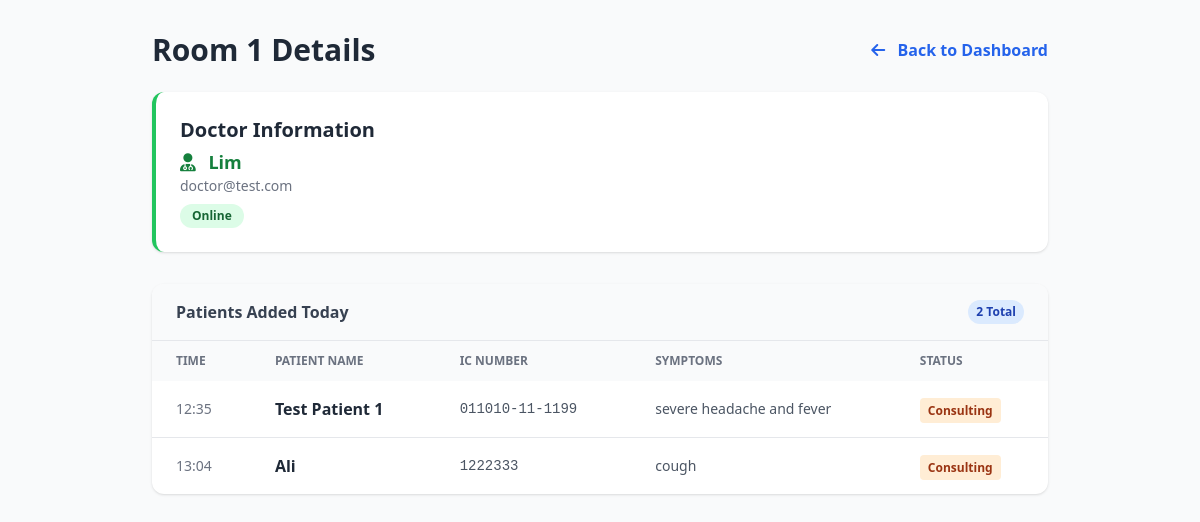
The app's page /nurse/room/1 (signed in), older data.
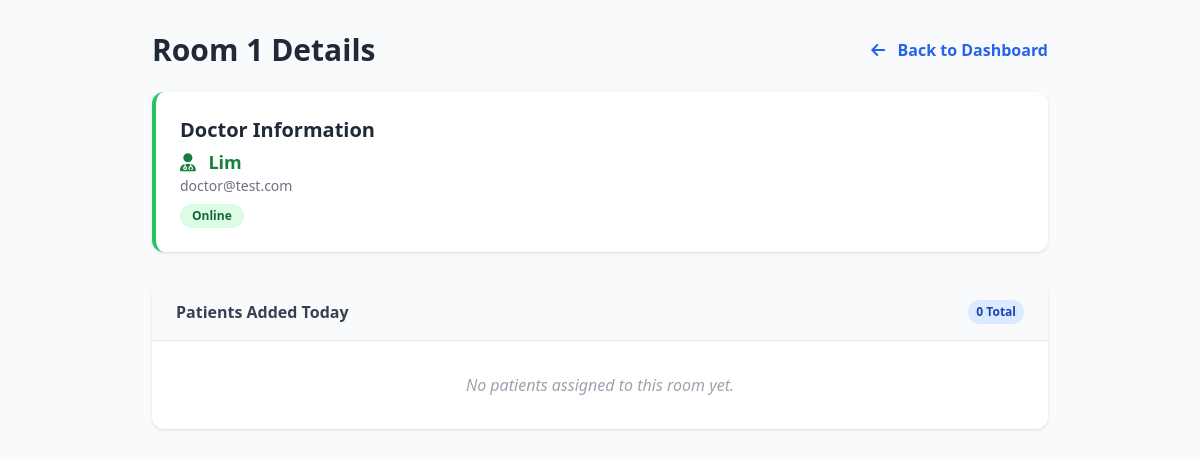
The same page, newer data.
### app.py (models this page shows)
class User(db.Model):
    id = db.Column(db.Integer, primary_key=True)
    name = db.Column(db.String(100), nullable=False)
    email = db.Column(db.String(120), unique=True, nullable=False)
    password_hash = db.Column(db.String(200), nullable=False)
    role = db.Column(db.String(20), nullable=False)
    status = db.Column(db.String(20), default="away")
    room = db.Column(db.String(10), nullable=True)

class Visit(db.Model):
    id = db.Column(db.Integer, primary_key=True)
    patient_id = db.Column(db.Integer, db.ForeignKey("patient.id"), nullable=False)
    doctor_id = db.Column(db.Integer, db.ForeignKey("user.id"), nullable=True)
    assigned_doctor = db.relationship("User", foreign_keys=[doctor_id])
    timestamp = db.Column(db.DateTime, default=datetime.now)
    symptoms = db.Column(db.Text, nullable=False)
    soap_note = db.Column(db.Text)
    status = db.Column(db.String(20), default="waiting")
    room = db.Column(db.String(10), nullable=True)

class Patient(db.Model):
    id = db.Column(db.Integer, primary_key=True)
    ic_number = db.Column(db.String(20), unique=True, nullable=False)
    name = db.Column(db.String(100), nullable=False)
    age = db.Column(db.String(10), nullable=False)
    visits = db.relationship("Visit", backref="patient", lazy=True)

### app.py (the view)
@app.route('/nurse/room/<room_num>')
def view_room_details(room_num):
    if session.get('role') != 'nurse': return redirect('/login')
    doctor = User.query.filter_by(role='doctor', room=room_num, status='online').first()
    visits = Visit.query.filter(
        Visit.room == room_num,
        Visit.status.in_(['waiting', 'in_consultation', 'completed'])
    ).order_by(
        db.case(
            (Visit.status == 'in_consultation', 1),
            (Visit.status == 'waiting', 2),
            (Visit.status == 'completed', 3),
            else_=4
        ),
        Visit.timestamp.asc()
    ).all()
    return render_template('nurse_room_details.html',
                         room_num=room_num,
                         doctor=doctor,
                         visits=visits)

### templates/nurse_room_details.html (shortened to what this page needs)
<!DOCTYPE html>
<html lang="en">
<head>
    <script src="https://cdn.tailwindcss.com"></script>
    <link href="https://cdnjs.cloudflare.com/ajax/libs/font-awesome/6.0.0/css/all.min.css" rel="stylesheet">
</head>
<body class="bg-gray-50 font-sans p-8">
    <div class="max-w-4xl mx-auto">
        <div class="flex justify-between items-center mb-6">
            <h1 class="text-3xl font-bold text-gray-800">
                Room {{ room_num }} Details
            </h1>
            <a href="{{ url_for('nurse_dashboard') }}" class="text-blue-600 hover:underline font-bold">
                <i class="fas fa-arrow-left mr-2"></i> Back to Dashboard
            </a>
        </div>
        <div class="bg-white rounded-xl shadow p-6 mb-8 border-l-4 {{ 'border-green-500' if doctor else 'border-gray-400' }}">
            <h2 class="text-xl font-bold text-gray-800">Doctor Information</h2>
            {% if doctor %}
                <p class="text-lg text-green-700 font-bold mt-1"><i class="fas fa-user-md mr-2"></i> {{ doctor.name }}</p>
                <p class="text-sm text-gray-500">{{ doctor.email }}</p>
                <span class="inline-block mt-2 px-3 py-1 bg-green-100 text-green-800 text-xs font-bold rounded-full">
                    Online
                </span>
            {% else %}
                <p class="text-gray-500 italic mt-2">No Doctor currently logged into this room.</p>
            {% endif %}
        </div>
        <div class="bg-white rounded-xl shadow overflow-hidden">
            <div class="px-6 py-4 border-b bg-gray-50 flex justify-between items-center">
                <h3 class="font-bold text-gray-700">Patients Added Today</h3>
                <span class="bg-blue-100 text-blue-800 text-xs font-bold px-2 py-1 rounded-full">{{ visits|length }} Total</span>
            </div>
            {% if visits %}
            <table class="min-w-full text-left">
                <thead>
                    <tr>
                        <th class="px-6 py-3 bg-gray-50 text-xs font-bold text-gray-500 uppercase">Time</th>
                        <th class="px-6 py-3 bg-gray-50 text-xs font-bold text-gray-500 uppercase">Patient Name</th>
                        <th class="px-6 py-3 bg-gray-50 text-xs font-bold text-gray-500 uppercase">IC Number</th>
                        <th class="px-6 py-3 bg-gray-50 text-xs font-bold text-gray-500 uppercase">Symptoms</th>
                        <th class="px-6 py-3 bg-gray-50 text-xs font-bold text-gray-500 uppercase">Status</th>
                    </tr>
                </thead>
                <tbody class="divide-y divide-gray-200">
                    {% for v in visits %}
                    <tr class="hover:bg-gray-50">
                        <td class="px-6 py-4 text-sm text-gray-500">{{ v.timestamp.strftime('%H:%M') }}</td>
                        <td class="px-6 py-4 font-bold text-gray-800">{{ v.patient.name }}</td>
                        <td class="px-6 py-4 text-sm text-gray-600 font-mono">{{ v.patient.ic_number }}</td>
                        <td class="px-6 py-4 text-sm text-gray-600">{{ v.symptoms }}</td>
                        <td class="px-6 py-4">
                            {% if v.status == 'in_consultation' %}
                                <span class="px-2 py-1 bg-orange-100 text-orange-800 text-xs font-bold rounded">Consulting</span>
                            {% elif v.status == 'waiting' %}
                                <span class="px-2 py-1 bg-green-100 text-green-800 text-xs font-bold rounded">Waiting</span>
                            {% elif v.status == 'completed' %}
                                <span class="px-2 py-1 bg-gray-100 text-gray-600 text-xs font-bold rounded">Completed</span>
                            {% endif %}
                        </td>
                    </tr>
                    {% endfor %}
                </tbody>
            </table>
            {% else %}
            <div class="p-8 text-center text-gray-400 italic">
                No patients assigned to this room yet.
            </div>
            {% endif %}
        </div>
    </div>
</body>
</html>

Row changes from the older to the newer data that the page shows:
no longer on this page (row edited): Visit: timestamp "12:35", patient.name "Test Patient 1", patient.ic_number "011010-11-1199", symptoms "severe headache and fever", status "Consulting"
removed Visit: timestamp "13:04", patient.name "Ali", patient.ic_number "1222333", symptoms "cough", status "Consulting"
Text that changed along with them:
{{ visits|length }}: "2" → "0"
text no longer shown: "TIME PATIENT NAME IC NUMBER SYMPTOMS STATUS"
text now shown: "No patients assigned to this room yet."
